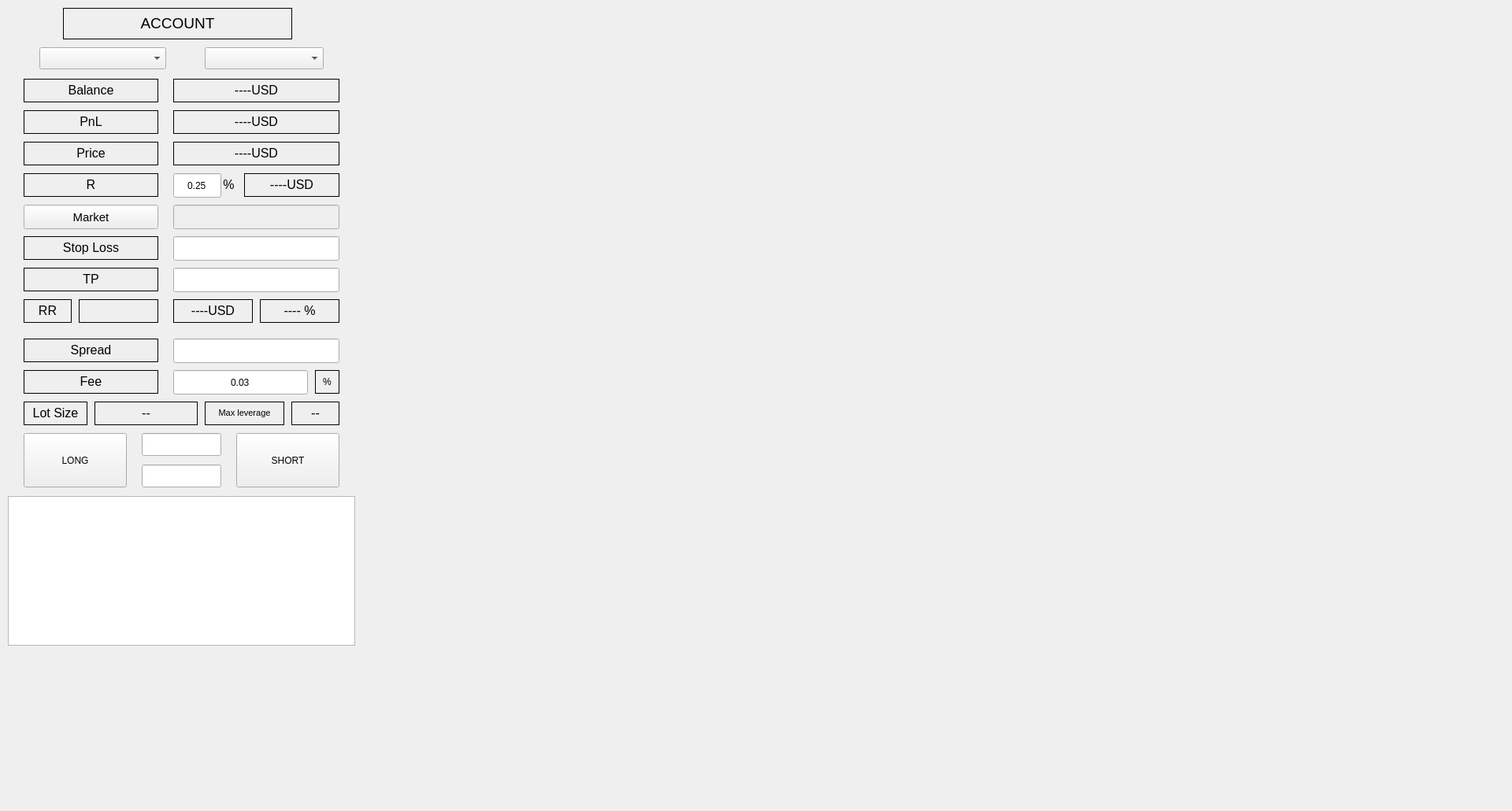
<?xml version="1.0" encoding="UTF-8"?>
<ui version="4.0">
 <class>Widget</class>
 <widget class="QWidget" name="Widget">
  <property name="enabled">
   <bool>true</bool>
  </property>
  <property name="geometry">
   <rect>
    <x>0</x>
    <y>0</y>
    <width>1920</width>
    <height>1030</height>
   </rect>
  </property>
  <property name="baseSize">
   <size>
    <width>300</width>
    <height>300</height>
   </size>
  </property>
  <property name="windowTitle">
   <string>Widget</string>
  </property>
  <property name="autoFillBackground">
   <bool>true</bool>
  </property>
  <widget class="QLabel" name="account">
   <property name="geometry">
    <rect>
     <x>80</x>
     <y>10</y>
     <width>291</width>
     <height>40</height>
    </rect>
   </property>
   <property name="frameShape">
    <enum>QFrame::Box</enum>
   </property>
   <property name="frameShadow">
    <enum>QFrame::Plain</enum>
   </property>
   <property name="text">
    <string>&lt;html&gt;&lt;head/&gt;&lt;body&gt;&lt;p&gt;&lt;span style=&quot; font-size:14pt;&quot;&gt;ACCOUNT&lt;/span&gt;&lt;/p&gt;&lt;/body&gt;&lt;/html&gt;</string>
   </property>
   <property name="scaledContents">
    <bool>false</bool>
   </property>
   <property name="alignment">
    <set>Qt::AlignCenter</set>
   </property>
  </widget>
  <widget class="QLabel" name="label_3">
   <property name="geometry">
    <rect>
     <x>30</x>
     <y>100</y>
     <width>171</width>
     <height>30</height>
    </rect>
   </property>
   <property name="frameShape">
    <enum>QFrame::Box</enum>
   </property>
   <property name="frameShadow">
    <enum>QFrame::Plain</enum>
   </property>
   <property name="text">
    <string>&lt;html&gt;&lt;head/&gt;&lt;body&gt;&lt;p&gt;&lt;span style=&quot; font-size:12pt;&quot;&gt;Balance&lt;/span&gt;&lt;/p&gt;&lt;/body&gt;&lt;/html&gt;</string>
   </property>
   <property name="scaledContents">
    <bool>false</bool>
   </property>
   <property name="alignment">
    <set>Qt::AlignCenter</set>
   </property>
  </widget>
  <widget class="QLabel" name="balance">
   <property name="geometry">
    <rect>
     <x>220</x>
     <y>100</y>
     <width>211</width>
     <height>30</height>
    </rect>
   </property>
   <property name="frameShape">
    <enum>QFrame::Box</enum>
   </property>
   <property name="frameShadow">
    <enum>QFrame::Plain</enum>
   </property>
   <property name="text">
    <string>&lt;html&gt;&lt;head/&gt;&lt;body&gt;&lt;p&gt;&lt;span style=&quot; font-size:12pt;&quot;&gt;----USD&lt;/span&gt;&lt;/p&gt;&lt;/body&gt;&lt;/html&gt;</string>
   </property>
   <property name="scaledContents">
    <bool>false</bool>
   </property>
   <property name="alignment">
    <set>Qt::AlignCenter</set>
   </property>
  </widget>
  <widget class="QLabel" name="label_12">
   <property name="geometry">
    <rect>
     <x>30</x>
     <y>300</y>
     <width>171</width>
     <height>30</height>
    </rect>
   </property>
   <property name="frameShape">
    <enum>QFrame::Box</enum>
   </property>
   <property name="frameShadow">
    <enum>QFrame::Plain</enum>
   </property>
   <property name="text">
    <string>&lt;html&gt;&lt;head/&gt;&lt;body&gt;&lt;p&gt;&lt;span style=&quot; font-size:12pt;&quot;&gt;Stop Loss&lt;/span&gt;&lt;/p&gt;&lt;/body&gt;&lt;/html&gt;</string>
   </property>
   <property name="scaledContents">
    <bool>false</bool>
   </property>
   <property name="alignment">
    <set>Qt::AlignCenter</set>
   </property>
  </widget>
  <widget class="QPushButton" name="b_long">
   <property name="geometry">
    <rect>
     <x>30</x>
     <y>550</y>
     <width>131</width>
     <height>69</height>
    </rect>
   </property>
   <property name="text">
    <string>LONG</string>
   </property>
  </widget>
  <widget class="QPushButton" name="b_short">
   <property name="geometry">
    <rect>
     <x>300</x>
     <y>550</y>
     <width>131</width>
     <height>69</height>
    </rect>
   </property>
   <property name="text">
    <string>SHORT</string>
   </property>
  </widget>
  <widget class="QLabel" name="label_23">
   <property name="geometry">
    <rect>
     <x>30</x>
     <y>220</y>
     <width>171</width>
     <height>30</height>
    </rect>
   </property>
   <property name="frameShape">
    <enum>QFrame::Box</enum>
   </property>
   <property name="frameShadow">
    <enum>QFrame::Plain</enum>
   </property>
   <property name="text">
    <string>&lt;html&gt;&lt;head/&gt;&lt;body&gt;&lt;p&gt;&lt;span style=&quot; font-size:12pt;&quot;&gt;R&lt;/span&gt;&lt;/p&gt;&lt;/body&gt;&lt;/html&gt;</string>
   </property>
   <property name="scaledContents">
    <bool>false</bool>
   </property>
   <property name="alignment">
    <set>Qt::AlignCenter</set>
   </property>
  </widget>
  <widget class="QLabel" name="buy_price">
   <property name="geometry">
    <rect>
     <x>280</x>
     <y>220</y>
     <width>21</width>
     <height>30</height>
    </rect>
   </property>
   <property name="frameShape">
    <enum>QFrame::NoFrame</enum>
   </property>
   <property name="frameShadow">
    <enum>QFrame::Plain</enum>
   </property>
   <property name="text">
    <string>&lt;html&gt;&lt;head/&gt;&lt;body&gt;&lt;p&gt;&lt;span style=&quot; font-size:12pt;&quot;&gt;%&lt;/span&gt;&lt;/p&gt;&lt;/body&gt;&lt;/html&gt;</string>
   </property>
   <property name="scaledContents">
    <bool>false</bool>
   </property>
   <property name="alignment">
    <set>Qt::AlignCenter</set>
   </property>
  </widget>
  <widget class="QComboBox" name="combo_type">
   <property name="geometry">
    <rect>
     <x>50</x>
     <y>60</y>
     <width>161</width>
     <height>28</height>
    </rect>
   </property>
  </widget>
  <widget class="QComboBox" name="combo_pair">
   <property name="geometry">
    <rect>
     <x>260</x>
     <y>60</y>
     <width>151</width>
     <height>28</height>
    </rect>
   </property>
  </widget>
  <widget class="QLabel" name="label_13">
   <property name="geometry">
    <rect>
     <x>30</x>
     <y>430</y>
     <width>171</width>
     <height>30</height>
    </rect>
   </property>
   <property name="frameShape">
    <enum>QFrame::Box</enum>
   </property>
   <property name="frameShadow">
    <enum>QFrame::Plain</enum>
   </property>
   <property name="text">
    <string>&lt;html&gt;&lt;head/&gt;&lt;body&gt;&lt;p&gt;&lt;span style=&quot; font-size:12pt;&quot;&gt;Spread&lt;/span&gt;&lt;/p&gt;&lt;/body&gt;&lt;/html&gt;</string>
   </property>
   <property name="scaledContents">
    <bool>false</bool>
   </property>
   <property name="alignment">
    <set>Qt::AlignCenter</set>
   </property>
  </widget>
  <widget class="QLabel" name="label_14">
   <property name="geometry">
    <rect>
     <x>30</x>
     <y>470</y>
     <width>171</width>
     <height>30</height>
    </rect>
   </property>
   <property name="frameShape">
    <enum>QFrame::Box</enum>
   </property>
   <property name="frameShadow">
    <enum>QFrame::Plain</enum>
   </property>
   <property name="text">
    <string>&lt;html&gt;&lt;head/&gt;&lt;body&gt;&lt;p&gt;&lt;span style=&quot; font-size:12pt;&quot;&gt;Fee&lt;/span&gt;&lt;/p&gt;&lt;/body&gt;&lt;/html&gt;</string>
   </property>
   <property name="scaledContents">
    <bool>false</bool>
   </property>
   <property name="alignment">
    <set>Qt::AlignCenter</set>
   </property>
  </widget>
  <widget class="QLineEdit" name="r">
   <property name="geometry">
    <rect>
     <x>220</x>
     <y>220</y>
     <width>61</width>
     <height>31</height>
    </rect>
   </property>
   <property name="text">
    <string>0.25</string>
   </property>
   <property name="alignment">
    <set>Qt::AlignCenter</set>
   </property>
  </widget>
  <widget class="QLineEdit" name="SL">
   <property name="geometry">
    <rect>
     <x>220</x>
     <y>300</y>
     <width>211</width>
     <height>31</height>
    </rect>
   </property>
   <property name="text">
    <string/>
   </property>
   <property name="alignment">
    <set>Qt::AlignCenter</set>
   </property>
  </widget>
  <widget class="QLineEdit" name="spread">
   <property name="geometry">
    <rect>
     <x>220</x>
     <y>430</y>
     <width>211</width>
     <height>31</height>
    </rect>
   </property>
   <property name="text">
    <string/>
   </property>
   <property name="alignment">
    <set>Qt::AlignCenter</set>
   </property>
   <property name="readOnly">
    <bool>true</bool>
   </property>
  </widget>
  <widget class="QLineEdit" name="fee">
   <property name="geometry">
    <rect>
     <x>220</x>
     <y>470</y>
     <width>171</width>
     <height>31</height>
    </rect>
   </property>
   <property name="text">
    <string>0.03</string>
   </property>
   <property name="alignment">
    <set>Qt::AlignCenter</set>
   </property>
  </widget>
  <widget class="QLabel" name="risk_value">
   <property name="geometry">
    <rect>
     <x>310</x>
     <y>220</y>
     <width>121</width>
     <height>30</height>
    </rect>
   </property>
   <property name="frameShape">
    <enum>QFrame::Box</enum>
   </property>
   <property name="frameShadow">
    <enum>QFrame::Plain</enum>
   </property>
   <property name="text">
    <string>&lt;html&gt;&lt;head/&gt;&lt;body&gt;&lt;p&gt;&lt;span style=&quot; font-size:12pt;&quot;&gt;----USD&lt;/span&gt;&lt;/p&gt;&lt;/body&gt;&lt;/html&gt;</string>
   </property>
   <property name="scaledContents">
    <bool>false</bool>
   </property>
   <property name="alignment">
    <set>Qt::AlignCenter</set>
   </property>
  </widget>
  <widget class="QWidget" name="gridLayoutWidget">
   <property name="geometry">
    <rect>
     <x>470</x>
     <y>0</y>
     <width>1451</width>
     <height>1001</height>
    </rect>
   </property>
   <layout class="QGridLayout" name="view_layout">
    <property name="sizeConstraint">
     <enum>QLayout::SetNoConstraint</enum>
    </property>
   </layout>
  </widget>
  <widget class="QLineEdit" name="TP">
   <property name="geometry">
    <rect>
     <x>220</x>
     <y>340</y>
     <width>211</width>
     <height>31</height>
    </rect>
   </property>
   <property name="text">
    <string/>
   </property>
   <property name="alignment">
    <set>Qt::AlignCenter</set>
   </property>
  </widget>
  <widget class="QLabel" name="label_15">
   <property name="geometry">
    <rect>
     <x>30</x>
     <y>340</y>
     <width>171</width>
     <height>30</height>
    </rect>
   </property>
   <property name="frameShape">
    <enum>QFrame::Box</enum>
   </property>
   <property name="frameShadow">
    <enum>QFrame::Plain</enum>
   </property>
   <property name="text">
    <string>&lt;html&gt;&lt;head/&gt;&lt;body&gt;&lt;p&gt;&lt;span style=&quot; font-size:12pt;&quot;&gt;TP&lt;/span&gt;&lt;/p&gt;&lt;/body&gt;&lt;/html&gt;</string>
   </property>
   <property name="scaledContents">
    <bool>false</bool>
   </property>
   <property name="alignment">
    <set>Qt::AlignCenter</set>
   </property>
  </widget>
  <widget class="QLabel" name="pnl">
   <property name="geometry">
    <rect>
     <x>220</x>
     <y>140</y>
     <width>211</width>
     <height>30</height>
    </rect>
   </property>
   <property name="frameShape">
    <enum>QFrame::Box</enum>
   </property>
   <property name="frameShadow">
    <enum>QFrame::Plain</enum>
   </property>
   <property name="text">
    <string>&lt;html&gt;&lt;head/&gt;&lt;body&gt;&lt;p&gt;&lt;span style=&quot; font-size:12pt;&quot;&gt;----USD&lt;/span&gt;&lt;/p&gt;&lt;/body&gt;&lt;/html&gt;</string>
   </property>
   <property name="scaledContents">
    <bool>false</bool>
   </property>
   <property name="alignment">
    <set>Qt::AlignCenter</set>
   </property>
  </widget>
  <widget class="QLabel" name="label_4">
   <property name="geometry">
    <rect>
     <x>30</x>
     <y>140</y>
     <width>171</width>
     <height>30</height>
    </rect>
   </property>
   <property name="frameShape">
    <enum>QFrame::Box</enum>
   </property>
   <property name="frameShadow">
    <enum>QFrame::Plain</enum>
   </property>
   <property name="text">
    <string>&lt;html&gt;&lt;head/&gt;&lt;body&gt;&lt;p&gt;&lt;span style=&quot; font-size:12pt;&quot;&gt;PnL&lt;/span&gt;&lt;/p&gt;&lt;/body&gt;&lt;/html&gt;</string>
   </property>
   <property name="scaledContents">
    <bool>false</bool>
   </property>
   <property name="alignment">
    <set>Qt::AlignCenter</set>
   </property>
  </widget>
  <widget class="QLabel" name="label_5">
   <property name="geometry">
    <rect>
     <x>30</x>
     <y>180</y>
     <width>171</width>
     <height>30</height>
    </rect>
   </property>
   <property name="frameShape">
    <enum>QFrame::Box</enum>
   </property>
   <property name="frameShadow">
    <enum>QFrame::Plain</enum>
   </property>
   <property name="text">
    <string>&lt;html&gt;&lt;head/&gt;&lt;body&gt;&lt;p&gt;&lt;span style=&quot; font-size:12pt;&quot;&gt;Price&lt;/span&gt;&lt;/p&gt;&lt;/body&gt;&lt;/html&gt;</string>
   </property>
   <property name="scaledContents">
    <bool>false</bool>
   </property>
   <property name="alignment">
    <set>Qt::AlignCenter</set>
   </property>
  </widget>
  <widget class="QLabel" name="price">
   <property name="geometry">
    <rect>
     <x>220</x>
     <y>180</y>
     <width>211</width>
     <height>30</height>
    </rect>
   </property>
   <property name="frameShape">
    <enum>QFrame::Box</enum>
   </property>
   <property name="frameShadow">
    <enum>QFrame::Plain</enum>
   </property>
   <property name="text">
    <string>&lt;html&gt;&lt;head/&gt;&lt;body&gt;&lt;p&gt;&lt;span style=&quot; font-size:12pt;&quot;&gt;----USD&lt;/span&gt;&lt;/p&gt;&lt;/body&gt;&lt;/html&gt;</string>
   </property>
   <property name="scaledContents">
    <bool>false</bool>
   </property>
   <property name="alignment">
    <set>Qt::AlignCenter</set>
   </property>
  </widget>
  <widget class="QLabel" name="label_16">
   <property name="geometry">
    <rect>
     <x>30</x>
     <y>380</y>
     <width>61</width>
     <height>30</height>
    </rect>
   </property>
   <property name="frameShape">
    <enum>QFrame::Box</enum>
   </property>
   <property name="frameShadow">
    <enum>QFrame::Plain</enum>
   </property>
   <property name="text">
    <string>&lt;html&gt;&lt;head/&gt;&lt;body&gt;&lt;p&gt;&lt;span style=&quot; font-size:12pt;&quot;&gt;RR&lt;/span&gt;&lt;/p&gt;&lt;/body&gt;&lt;/html&gt;</string>
   </property>
   <property name="scaledContents">
    <bool>false</bool>
   </property>
   <property name="alignment">
    <set>Qt::AlignCenter</set>
   </property>
  </widget>
  <widget class="QLabel" name="rr_usd">
   <property name="geometry">
    <rect>
     <x>220</x>
     <y>380</y>
     <width>101</width>
     <height>30</height>
    </rect>
   </property>
   <property name="frameShape">
    <enum>QFrame::Box</enum>
   </property>
   <property name="frameShadow">
    <enum>QFrame::Plain</enum>
   </property>
   <property name="text">
    <string>&lt;html&gt;&lt;head/&gt;&lt;body&gt;&lt;p&gt;&lt;span style=&quot; font-size:12pt;&quot;&gt;----USD&lt;/span&gt;&lt;/p&gt;&lt;/body&gt;&lt;/html&gt;</string>
   </property>
   <property name="scaledContents">
    <bool>false</bool>
   </property>
   <property name="alignment">
    <set>Qt::AlignCenter</set>
   </property>
  </widget>
  <widget class="QLineEdit" name="amount">
   <property name="geometry">
    <rect>
     <x>180</x>
     <y>550</y>
     <width>101</width>
     <height>29</height>
    </rect>
   </property>
   <property name="text">
    <string/>
   </property>
   <property name="alignment">
    <set>Qt::AlignCenter</set>
   </property>
   <property name="readOnly">
    <bool>true</bool>
   </property>
  </widget>
  <widget class="QLabel" name="label_17">
   <property name="geometry">
    <rect>
     <x>400</x>
     <y>470</y>
     <width>31</width>
     <height>30</height>
    </rect>
   </property>
   <property name="frameShape">
    <enum>QFrame::Box</enum>
   </property>
   <property name="frameShadow">
    <enum>QFrame::Plain</enum>
   </property>
   <property name="text">
    <string>&lt;html&gt;&lt;head/&gt;&lt;body&gt;&lt;p&gt;%&lt;/p&gt;&lt;/body&gt;&lt;/html&gt;</string>
   </property>
   <property name="scaledContents">
    <bool>false</bool>
   </property>
   <property name="alignment">
    <set>Qt::AlignCenter</set>
   </property>
  </widget>
  <widget class="QLineEdit" name="lot">
   <property name="geometry">
    <rect>
     <x>180</x>
     <y>590</y>
     <width>101</width>
     <height>29</height>
    </rect>
   </property>
   <property name="text">
    <string/>
   </property>
   <property name="alignment">
    <set>Qt::AlignCenter</set>
   </property>
   <property name="readOnly">
    <bool>true</bool>
   </property>
  </widget>
  <widget class="QTableWidget" name="table">
   <property name="geometry">
    <rect>
     <x>10</x>
     <y>630</y>
     <width>441</width>
     <height>190</height>
    </rect>
   </property>
   <attribute name="horizontalHeaderDefaultSectionSize">
    <number>60</number>
   </attribute>
   <attribute name="verticalHeaderDefaultSectionSize">
    <number>25</number>
   </attribute>
  </widget>
  <widget class="QLabel" name="rr_percent">
   <property name="geometry">
    <rect>
     <x>330</x>
     <y>380</y>
     <width>101</width>
     <height>30</height>
    </rect>
   </property>
   <property name="frameShape">
    <enum>QFrame::Box</enum>
   </property>
   <property name="frameShadow">
    <enum>QFrame::Plain</enum>
   </property>
   <property name="text">
    <string>&lt;html&gt;&lt;head/&gt;&lt;body&gt;&lt;p&gt;&lt;span style=&quot; font-size:12pt;&quot;&gt;---- %&lt;/span&gt;&lt;/p&gt;&lt;/body&gt;&lt;/html&gt;</string>
   </property>
   <property name="scaledContents">
    <bool>false</bool>
   </property>
   <property name="alignment">
    <set>Qt::AlignCenter</set>
   </property>
  </widget>
  <widget class="QLabel" name="label_18">
   <property name="geometry">
    <rect>
     <x>30</x>
     <y>510</y>
     <width>81</width>
     <height>30</height>
    </rect>
   </property>
   <property name="frameShape">
    <enum>QFrame::Box</enum>
   </property>
   <property name="frameShadow">
    <enum>QFrame::Plain</enum>
   </property>
   <property name="text">
    <string>&lt;html&gt;&lt;head/&gt;&lt;body&gt;&lt;p&gt;&lt;span style=&quot; font-size:12pt;&quot;&gt;Lot Size&lt;/span&gt;&lt;/p&gt;&lt;/body&gt;&lt;/html&gt;</string>
   </property>
   <property name="scaledContents">
    <bool>false</bool>
   </property>
   <property name="alignment">
    <set>Qt::AlignCenter</set>
   </property>
  </widget>
  <widget class="QLabel" name="lot_size">
   <property name="geometry">
    <rect>
     <x>120</x>
     <y>510</y>
     <width>131</width>
     <height>30</height>
    </rect>
   </property>
   <property name="frameShape">
    <enum>QFrame::Box</enum>
   </property>
   <property name="frameShadow">
    <enum>QFrame::Plain</enum>
   </property>
   <property name="text">
    <string>&lt;html&gt;&lt;head/&gt;&lt;body&gt;&lt;p&gt;&lt;span style=&quot; font-size:12pt;&quot;&gt;--&lt;/span&gt;&lt;/p&gt;&lt;/body&gt;&lt;/html&gt;</string>
   </property>
   <property name="scaledContents">
    <bool>false</bool>
   </property>
   <property name="alignment">
    <set>Qt::AlignCenter</set>
   </property>
  </widget>
  <widget class="QLabel" name="leverage">
   <property name="geometry">
    <rect>
     <x>370</x>
     <y>510</y>
     <width>61</width>
     <height>30</height>
    </rect>
   </property>
   <property name="frameShape">
    <enum>QFrame::Box</enum>
   </property>
   <property name="frameShadow">
    <enum>QFrame::Plain</enum>
   </property>
   <property name="text">
    <string>&lt;html&gt;&lt;head/&gt;&lt;body&gt;&lt;p&gt;&lt;span style=&quot; font-size:12pt;&quot;&gt;--&lt;/span&gt;&lt;/p&gt;&lt;/body&gt;&lt;/html&gt;</string>
   </property>
   <property name="scaledContents">
    <bool>false</bool>
   </property>
   <property name="alignment">
    <set>Qt::AlignCenter</set>
   </property>
  </widget>
  <widget class="QLabel" name="label_19">
   <property name="geometry">
    <rect>
     <x>260</x>
     <y>510</y>
     <width>101</width>
     <height>30</height>
    </rect>
   </property>
   <property name="frameShape">
    <enum>QFrame::Box</enum>
   </property>
   <property name="frameShadow">
    <enum>QFrame::Plain</enum>
   </property>
   <property name="text">
    <string>&lt;html&gt;&lt;head/&gt;&lt;body&gt;&lt;p&gt;&lt;span style=&quot; font-size:8pt;&quot;&gt;Max leverage&lt;/span&gt;&lt;/p&gt;&lt;/body&gt;&lt;/html&gt;</string>
   </property>
   <property name="scaledContents">
    <bool>false</bool>
   </property>
   <property name="alignment">
    <set>Qt::AlignCenter</set>
   </property>
  </widget>
  <widget class="QLabel" name="RR">
   <property name="geometry">
    <rect>
     <x>100</x>
     <y>380</y>
     <width>101</width>
     <height>30</height>
    </rect>
   </property>
   <property name="frameShape">
    <enum>QFrame::Box</enum>
   </property>
   <property name="frameShadow">
    <enum>QFrame::Plain</enum>
   </property>
   <property name="text">
    <string>&lt;html&gt;&lt;head/&gt;&lt;body&gt;&lt;p&gt;&lt;br/&gt;&lt;/p&gt;&lt;/body&gt;&lt;/html&gt;</string>
   </property>
   <property name="scaledContents">
    <bool>false</bool>
   </property>
   <property name="alignment">
    <set>Qt::AlignCenter</set>
   </property>
  </widget>
  <widget class="QLineEdit" name="price_2">
   <property name="enabled">
    <bool>false</bool>
   </property>
   <property name="geometry">
    <rect>
     <x>220</x>
     <y>260</y>
     <width>211</width>
     <height>31</height>
    </rect>
   </property>
   <property name="text">
    <string/>
   </property>
   <property name="alignment">
    <set>Qt::AlignCenter</set>
   </property>
  </widget>
  <widget class="QPushButton" name="b_price">
   <property name="geometry">
    <rect>
     <x>30</x>
     <y>260</y>
     <width>171</width>
     <height>31</height>
    </rect>
   </property>
   <property name="font">
    <font>
     <pointsize>11</pointsize>
    </font>
   </property>
   <property name="text">
    <string>Market</string>
   </property>
  </widget>
 </widget>
 <resources/>
 <connections/>
</ui>
